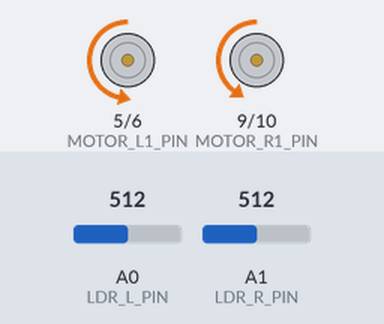
This sketch was run on a simulated Arduino Uno, built with avr-gcc and run on an emulated ATmega328P. Shown: motor-driver pin pairs drawn as motors (green arrow = first pin HIGH = forward, orange = second pin HIGH = backward, longer = more drive). The test bench sets the inputs (shaded band); at power-on: A0 (LDR_L_PIN) = 512, A1 (LDR_R_PIN) = 512. What the sketch prints to the serial monitor is not drawn.

Above: at 1.2 s.
1.3 s: A0 (LDR_L_PIN) set to 594
2.8 s: A0 (LDR_L_PIN) set to 622
At 3.7 s:
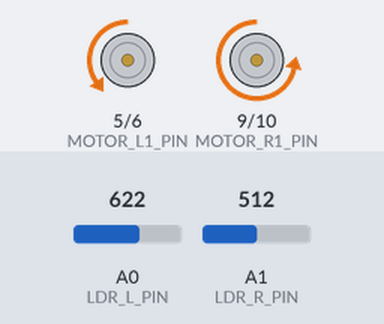
4.3 s: A1 (LDR_R_PIN) set to 531
At 4.9 s:
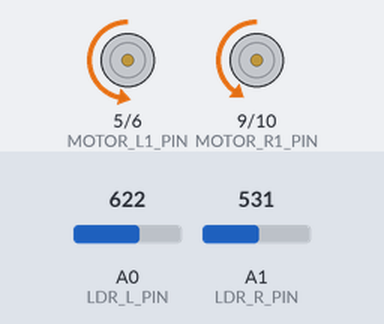
5.8 s: A1 (LDR_R_PIN) set to 705
7.3 s: A1 (LDR_R_PIN) set to 733
At 8.3 s:
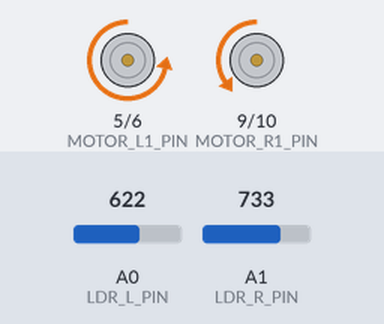
8.8 s: A1 (LDR_R_PIN) set to 716
At 9.5 s:
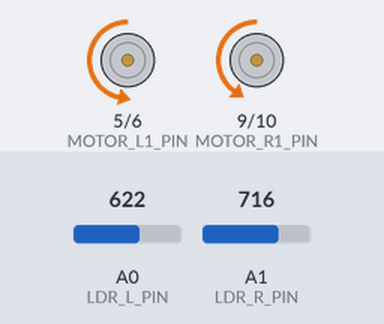
Timing chart, 0 to 11.3 s (numbered marks = the images above; inputs shaded):
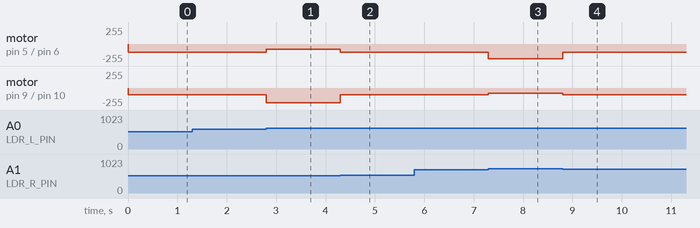

The sketch:

light-tracking.ino
```cpp
#define FIRMWARE_VERSION "v1.0.0"

#define UART_BAUDRATE 9600

#define MOTOR_L1_PIN 5
#define MOTOR_L2_PIN 6
#define MOTOR_R1_PIN 9
#define MOTOR_R2_PIN 10

#define LDR_L_PIN A0 // Mapped to ATMega328P PCO (Pin 23) on Arduino Uno
#define LDR_R_PIN A1 // Mapped to ATMega328P PC1 (Pin 24) on Arduino Uno

#define ADC_RESOLUTION         10                    // 10-Bit ADC
#define ADC_OUTPUT_RANGE       (1 << ADC_RESOLUTION) // (2^10 = 1024)
#define ADC_FULL_SCALE_VOLTAGE 5.0                   // Full-Scale Voltage

#define LDR_DIFF_THRESHOLD 100
#define LDR_LOCK_THRESHOLD 800

#define MOTOR_L_FORWARD_PWM_VALUE 125
#define MOTOR_R_FORWARD_PWM_VALUE 100

#define MOTOR_L_REVERSE_PWM_VALUE -150
#define MOTOR_R_REVERSE_PWM_VALUE -150

#define MOTOR_L_LEFT_TURN_PWM_VALUE 80
#define MOTOR_R_LEFT_TURN_PWM_VALUE 220

#define MOTOR_L_RIGHT_TURN_PWM_VALUE 220
#define MOTOR_R_RIGHT_TURN_PWM_VALUE 80

#define MOTOR_TURN_DURATION_MS 250

// Function to measure LDR Circuit Voltage
int MeasureLDRCircuitVoltage(int PinNumber)
{
  int AnalogReadResult;

  // Measure the voltage from the LDR circuit using ADC
  AnalogReadResult = analogRead(PinNumber);

  return AnalogReadResult;
}

// Function to Set Motor Control Parameters
void SetMotorControlParameters(int PWMValue,
                               unsigned int HBridgeControlPinA,
                               unsigned int HBridgeControlPinB)
{
  if (PWMValue >= 0)
  {
    analogWrite(HBridgeControlPinB, PWMValue);
    digitalWrite(HBridgeControlPinA, LOW);
  }
  else
  {
    analogWrite(HBridgeControlPinA, -PWMValue);
    digitalWrite(HBridgeControlPinB, LOW);
  }
}

// Function to Update Motor Speed
void UpdateMotorSpeed(int LeftMotorPWMValue,
                      int RightMotorPWMValue,
                      unsigned long DurationMilliseconds)
{
  // Set Left Motor Control Parameters
  SetMotorControlParameters(LeftMotorPWMValue,
                            MOTOR_L1_PIN,
                            MOTOR_L2_PIN);

  // Set Right Motor Control Parameters
  SetMotorControlParameters(RightMotorPWMValue,
                            MOTOR_R1_PIN,
                            MOTOR_R2_PIN);

  // Add blocking delay (in ms)
  delay(DurationMilliseconds);
}

// Setup function runs once when board is powered up or reset
void setup()
{
  // Initialise UART
  Serial.begin(UART_BAUDRATE);

  // Configure GPIO pins
  pinMode(MOTOR_L1_PIN, OUTPUT);
  pinMode(MOTOR_L2_PIN, OUTPUT);
  pinMode(MOTOR_R1_PIN, OUTPUT);
  pinMode(MOTOR_R2_PIN, OUTPUT);

  // Set initial value for digital output pins
  digitalWrite(MOTOR_L1_PIN, LOW);
  digitalWrite(MOTOR_L2_PIN, LOW);
  digitalWrite(MOTOR_R1_PIN, LOW);
  digitalWrite(MOTOR_R2_PIN, LOW);

  // Output message to console
  Serial.println("B37VB Light Tracking Basics Demonstration");
  Serial.print("Version: ");
  Serial.println(FIRMWARE_VERSION);
  Serial.println();
}

// Loop function runs over and over again forever
void loop()
{
  int LeftLDRValue;
  int RightLDRValue;

  unsigned int LDRDiffMagnitude;

  int LeftMotorPWMValue;
  int RightMotorPWMValue;

  unsigned long TurnDuration;

  LeftLDRValue  = MeasureLDRCircuitVoltage(LDR_L_PIN);
  RightLDRValue = MeasureLDRCircuitVoltage(LDR_R_PIN);

  LDRDiffMagnitude = abs(LeftLDRValue - RightLDRValue);

  if (LDRDiffMagnitude > LDR_DIFF_THRESHOLD)
  {
    if (LeftLDRValue > RightLDRValue)
    {
      LeftMotorPWMValue  = MOTOR_L_LEFT_TURN_PWM_VALUE;
      RightMotorPWMValue = MOTOR_R_LEFT_TURN_PWM_VALUE;
      TurnDuration       = MOTOR_TURN_DURATION_MS;
    }
    else
    {
      LeftMotorPWMValue  = MOTOR_L_RIGHT_TURN_PWM_VALUE;
      RightMotorPWMValue = MOTOR_R_RIGHT_TURN_PWM_VALUE;
      TurnDuration       = MOTOR_TURN_DURATION_MS;
    }

    UpdateMotorSpeed(LeftMotorPWMValue,
                     RightMotorPWMValue,
                     TurnDuration);
  }
  else
  {
    if (min(LeftLDRValue, RightLDRValue) > LDR_LOCK_THRESHOLD)
    {
      LeftMotorPWMValue  = 0;
      RightMotorPWMValue = 0;
    }
    else
    {
      LeftMotorPWMValue  = MOTOR_L_FORWARD_PWM_VALUE;
      RightMotorPWMValue = MOTOR_R_FORWARD_PWM_VALUE;
    }

    UpdateMotorSpeed(LeftMotorPWMValue,
                     RightMotorPWMValue,
                     0);
  }
}
```

Measured:
- the behaviour switches between 612 and 613 on A0 (LDR_L_PIN) (found by bisection; images 0 and 1)
- the behaviour switches between 521 and 522 on A1 (LDR_R_PIN) (found by bisection; images 1 and 2)
- the behaviour switches between 722 and 723 on A1 (LDR_R_PIN) (found by bisection; images 2 and 3)
- after the input at 1.3 s, every drawn part: stays the same
- after the input at 2.8 s, motor on pin 5 (MOTOR_L1_PIN) / pin 6 (MOTOR_L2_PIN): backward 125/255 → backward 80/255 at once; motor on pin 9 (MOTOR_R1_PIN) / pin 10 (MOTOR_R2_PIN): backward 100/255 → backward 220/255 at once
- after the input at 4.3 s, motor on pin 5 (MOTOR_L1_PIN) / pin 6 (MOTOR_L2_PIN): backward 80/255 → backward 125/255 at once; motor on pin 9 (MOTOR_R1_PIN) / pin 10 (MOTOR_R2_PIN): backward 220/255 → backward 100/255 at once
- after the input at 5.8 s, every drawn part: stays the same
- after the input at 7.3 s, motor on pin 5 (MOTOR_L1_PIN) / pin 6 (MOTOR_L2_PIN): backward 125/255 → backward 220/255 at once; motor on pin 9 (MOTOR_R1_PIN) / pin 10 (MOTOR_R2_PIN): backward 100/255 → backward 80/255 at once
- after the input at 8.8 s, motor on pin 5 (MOTOR_L1_PIN) / pin 6 (MOTOR_L2_PIN): backward 220/255 → backward 125/255 at once; motor on pin 9 (MOTOR_R1_PIN) / pin 10 (MOTOR_R2_PIN): backward 80/255 → backward 100/255 at once
